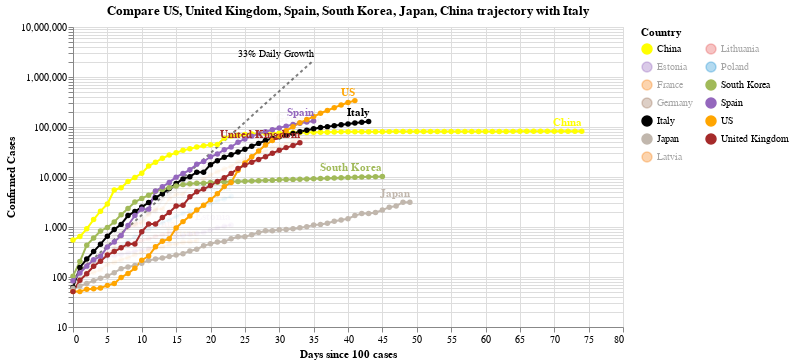

Write notebook code for a chart like this one.
### Code cell
#hide_input
chart2 = make_since_chart(['US', 'United Kingdom', 'Spain', 'South Korea', 'Japan', 'China'])
chart2

### Figure 1 — Vega-Lite specification as saved in the notebook (floating-point values rounded to 4 significant figures; data arrays with more than 128 entries replaced by an {"elided": "..."} marker saying what was removed)
{"config": {"view": {"continuousWidth": 400, "continuousHeight": 300}}, "layer": [{"mark": {"type": "line", "color": "black", "opacity": 0.5, "strokeDash": [3, 3]}, "encoding": {"x": {"type": "quantitative", "field": "Days since 100 cases"}, "y": {"type": "quantitative", "field": "Confirmed Cases"}}}, {"mark": {"type": "text", "align": "right", "dy": -6, "fontSize": 10, "text": "33% Daily Growth"}, "encoding": {"x": {"type": "quantitative", "field": "Days since 100 cases"}, "y": {"type": "quantitative", "field": "Confirmed Cases"}}, "transform": [{"filter": "(datum['Days since 100 cases'] >= 35)"}]}, {"data": {"name": "data-3a6b4a19fb9b04bf82e7a4703047c5cf"}, "mark": {"type": "line", "point": true}, "encoding": {"color": {"type": "nominal", "field": "Country", "legend": {"columns": 2}, "scale": {"domain": ["China", "Estonia", "France", "Germany", "Italy", "Japan", "Latvia", "Lithuania", "Poland", "South Korea", "Spain", "US", "United Kingdom"], "range": ["yellow", "#9467bd", "#F58518", "#9D755D", "black", "#C1B7AD", "#F58518", "#E45756", "#2495D3", "#A1BA59", "#9467bd", "orange", "brown"]}}, "opacity": {"condition": {"value": 1, "selection": "selector005"}, "value": 0.05}, "tooltip": [{"type": "nominal", "field": "Country"}, {"type": "temporal", "field": "Date"}, {"type": "quantitative", "field": "Confirmed Cases"}, {"type": "quantitative", "field": "Days since 100 cases"}], "x": {"type": "quantitative", "field": "Days since 100 cases"}, "y": {"type": "quantitative", "field": "Confirmed Cases", "scale": {"type": "log"}}}, "selection": {"selector005": {"type": "multi", "fields": ["Country"], "bind": "legend", "init": [{"Country": "US"}, {"Country": "United Kingdom"}, {"Country": "Spain"}, {"Country": "South Korea"}, {"Country": "Japan"}, {"Country": "China"}, {"Country": "Italy"}]}}, "width": 550}, {"data": {"name": "data-3a6b4a19fb9b04bf82e7a4703047c5cf"}, "mark": {"type": "text", "align": "right", "dy": -8, "fontWeight": "bold"}, "encoding": {"color": {"type": "nominal", "field": "Country", "legend": {"columns": 2}, "scale": {"domain": ["China", "Estonia", "France", "Germany", "Italy", "Japan", "Latvia", "Lithuania", "Poland", "South Korea", "Spain", "US", "United Kingdom"], "range": ["yellow", "#9467bd", "#F58518", "#9D755D", "black", "#C1B7AD", "#F58518", "#E45756", "#2495D3", "#A1BA59", "#9467bd", "orange", "brown"]}}, "opacity": {"condition": {"value": 1, "selection": "selector005"}, "value": 0.05}, "text": {"type": "nominal", "field": "Country"}, "tooltip": [{"type": "nominal", "field": "Country"}, {"type": "temporal", "field": "Date"}, {"type": "quantitative", "field": "Confirmed Cases"}, {"type": "quantitative", "field": "Days since 100 cases"}], "x": {"type": "quantitative", "field": "Days since 100 cases"}, "y": {"type": "quantitative", "field": "Confirmed Cases", "scale": {"type": "log"}}}, "transform": [{"filter": "(datum['Date'] >= 1586044800000)"}], "width": 550}], "data": {"name": "data-c1a3bbf4dd040f2e7e8e7a69520e3c2a"}, "title": "Compare US, United Kingdom, Spain, South Korea, Japan, China trajectory with Italy", "$schema": "https://vega.github.io/schema/vega-lite/v4.0.2.json", "datasets": {"data-c1a3bbf4dd040f2e7e8e7a69520e3c2a": [{"Days since 100 cases": 0, "Confirmed Cases": 100.0}, {"Days since 100 cases": 1, "Confirmed Cases": 133.0}, {"Days since 100 cases": 2, "Confirmed Cases": 176.9}, {"Days since 100 cases": 3, "Confirmed Cases": 235.3}, {"Days since 100 cases": 4, "Confirmed Cases": 312.9}, {"Days since 100 cases": 5, "Confirmed Cases": 416.2}, {"Days since 100 cases": 6, "Confirmed Cases": 553.5}, {"Days since 100 cases": 7, "Confirmed Cases": 736.1}, {"Days since 100 cases": 8, "Confirmed Cases": 979.1}, {"Days since 100 cases": 9, "Confirmed Cases": 1302.0}, {"Days since 100 cases": 10, "Confirmed Cases": 1732.0}, {"Days since 100 cases": 11, "Confirmed Cases": 2303.0}, {"Days since 100 cases": 12, "Confirmed Cases": 3064.0}, {"Days since 100 cases": 13, "Confirmed Cases": 4074.0}, {"Days since 100 cases": 14, "Confirmed Cases": 5419.0}, {"Days since 100 cases": 15, "Confirmed Cases": 7207.0}, {"Days since 100 cases": 16, "Confirmed Cases": 9586.0}, {"Days since 100 cases": 17, "Confirmed Cases": 12750.0}, {"Days since 100 cases": 18, "Confirmed Cases": 16960.0}, {"Days since 100 cases": 19, "Confirmed Cases": 22550.0}, {"Days since 100 cases": 20, "Confirmed Cases": 29990.0}, {"Days since 100 cases": 21, "Confirmed Cases": 39890.0}, {"Days since 100 cases": 22, "Confirmed Cases": 53060.0}, {"Days since 100 cases": 23, "Confirmed Cases": 70560.0}, {"Days since 100 cases": 24, "Confirmed Cases": 93850.0}, {"Days since 100 cases": 25, "Confirmed Cases": 124800.0}, {"Days since 100 cases": 26, "Confirmed Cases": 166000.0}, {"Days since 100 cases": 27, "Confirmed Cases": 220800.0}, {"Days since 100 cases": 28, "Confirmed Cases": 293700.0}, {"Days since 100 cases": 29, "Confirmed Cases": 390600.0}, {"Days since 100 cases": 30, "Confirmed Cases": 519500.0}, {"Days since 100 cases": 31, "Confirmed Cases": 690900.0}, {"Days since 100 cases": 32, "Confirmed Cases": 918900.0}, {"Days since 100 cases": 33, "Confirmed Cases": 1222000.0}, {"Days since 100 cases": 34, "Confirmed Cases": 1625000.0}, {"Days since 100 cases": 35, "Confirmed Cases": 2162000.0}], "data-3a6b4a19fb9b04bf82e7a4703047c5cf": {"elided": "485 records"}}}
